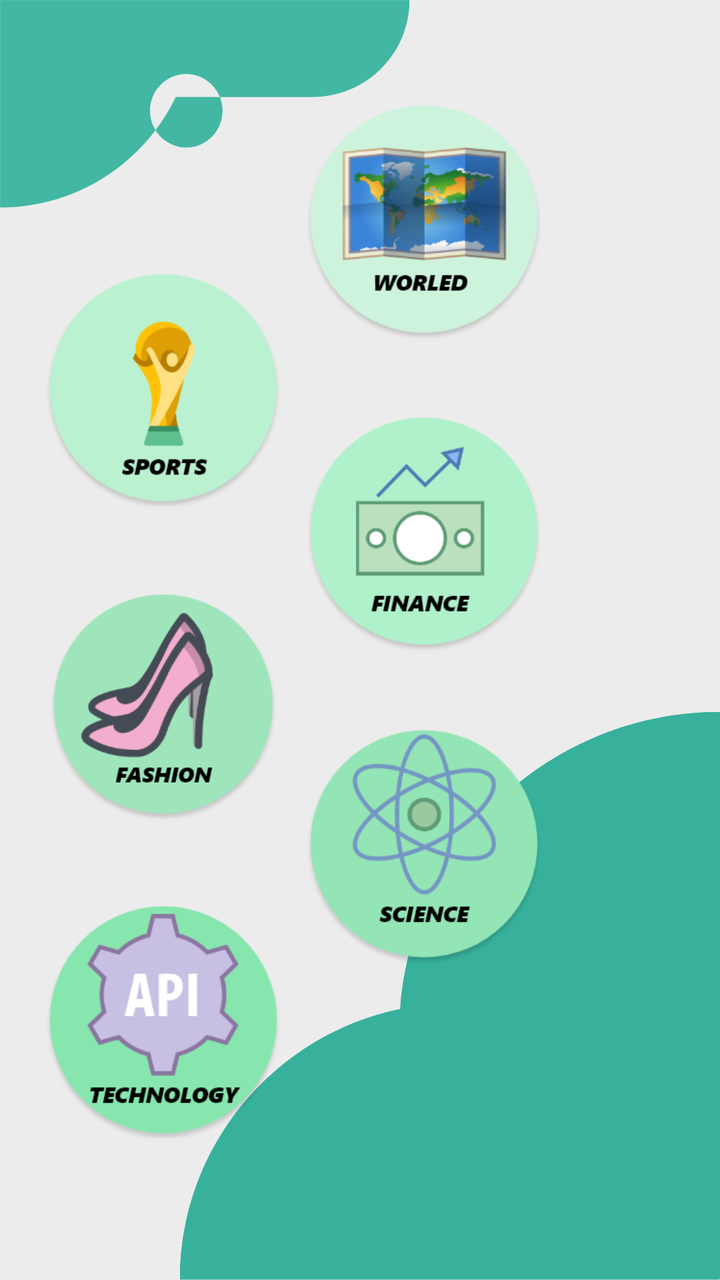
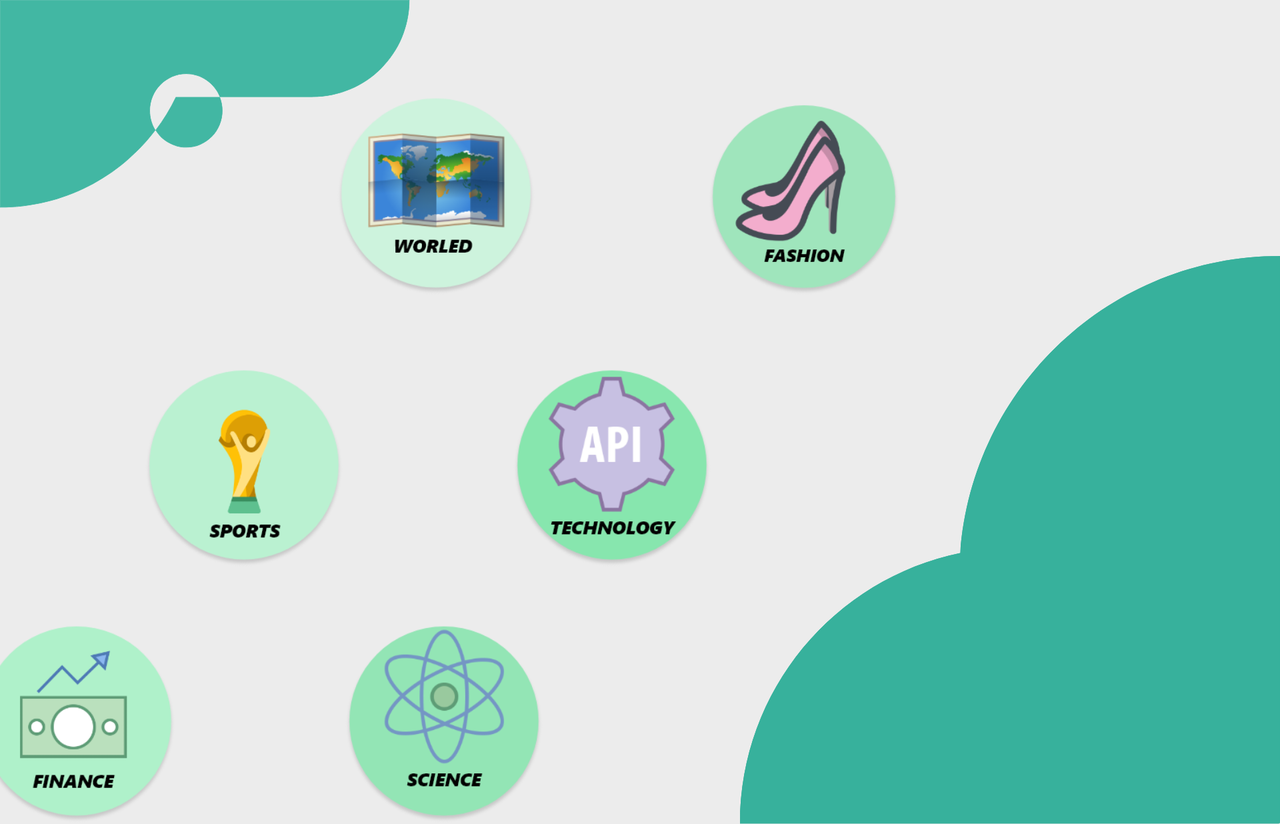

One screen, two layout resources from the same app: the default and the repository's alternative for another configuration. Each is rendered where Android would select it; the XML of both is given below.
<!-- AndroidManifest.xml: activity theme Theme.AppCompat.Light.NoActionBar -->
<!-- res/layout/activity_main.xml -->
<?xml version="1.0" encoding="utf-8"?>
<androidx.constraintlayout.widget.ConstraintLayout xmlns:android="http://schemas.android.com/apk/res/android"
    xmlns:app="http://schemas.android.com/apk/res-auto"
    xmlns:tools="http://schemas.android.com/tools"
    android:layout_width="match_parent"
    android:layout_height="match_parent"
    android:background="@color/backgraound"
    tools:context=".MainActivity">

    <ImageView
        android:id="@+id/imageView2"
        android:layout_width="wrap_content"
        android:layout_height="wrap_content"
        android:scaleType="centerInside"
        android:src="@drawable/hmmm"
        app:layout_constraintStart_toStartOf="parent"
        app:layout_constraintTop_toTopOf="parent" />

    <ImageView
        android:id="@+id/imageView"
        android:layout_width="wrap_content"
        android:layout_height="wrap_content"
        android:src="@drawable/unionland"
        app:layout_constraintBottom_toBottomOf="parent"
        app:layout_constraintEnd_toEndOf="parent" />

    <ImageView
        android:id="@+id/World_news"
        android:layout_width="120dp"
        android:layout_height="120dp"
        android:layout_marginEnd="88dp"
        android:src="@drawable/world"
        app:layout_constraintBottom_toBottomOf="parent"
        app:layout_constraintEnd_toEndOf="parent"
        app:layout_constraintTop_toTopOf="parent"
        app:layout_constraintVertical_bias="0.099" />

    <ImageView
        android:id="@+id/finance"
        android:layout_width="120dp"
        android:layout_height="120dp"
        android:layout_marginTop="36dp"
        android:layout_marginEnd="88dp"
        android:src="@drawable/finance"
        app:layout_constraintEnd_toEndOf="parent"
        app:layout_constraintTop_toBottomOf="@+id/World_news" />

    <ImageView
        android:id="@+id/sport"
        android:layout_width="120dp"
        android:layout_height="120dp"
        android:src="@drawable/sport"
        app:layout_constraintBottom_toBottomOf="parent"
        app:layout_constraintEnd_toStartOf="@+id/World_news"
        app:layout_constraintHorizontal_bias="0.682"
        app:layout_constraintStart_toStartOf="parent"
        app:layout_constraintTop_toTopOf="parent"
        app:layout_constraintVertical_bias="0.261" />

    <ImageView
        android:id="@+id/techno"
        android:layout_width="120dp"
        android:layout_height="120dp"
        android:layout_marginTop="36dp"
        android:layout_marginBottom="25dp"
        android:src="@drawable/tec"
        app:layout_constraintBottom_toBottomOf="parent"
        app:layout_constraintEnd_toStartOf="@+id/seince"
        app:layout_constraintHorizontal_bias="0.682"
        app:layout_constraintStart_toStartOf="parent"
        app:layout_constraintTop_toBottomOf="@+id/fashion"
        app:layout_constraintVertical_bias="0.084" />

    <ImageView
        android:id="@+id/seince"
        android:layout_width="120dp"
        android:layout_height="120dp"
        android:layout_marginTop="36dp"
        android:layout_marginEnd="88dp"
        android:layout_marginBottom="150dp"
        android:src="@drawable/seince"
        app:layout_constraintBottom_toBottomOf="parent"
        app:layout_constraintEnd_toEndOf="parent"
        app:layout_constraintTop_toBottomOf="@+id/finance"
        app:layout_constraintVertical_bias="0.048" />

    <ImageView
        android:id="@+id/fashion"
        android:layout_width="120dp"
        android:layout_height="120dp"
        android:layout_marginTop="36dp"
        android:src="@drawable/fashion"
        app:layout_constraintEnd_toStartOf="@+id/finance"
        app:layout_constraintHorizontal_bias="0.682"
        app:layout_constraintStart_toStartOf="parent"
        app:layout_constraintTop_toBottomOf="@+id/sport" />

</androidx.constraintlayout.widget.ConstraintLayout>
<!-- resources referenced by this layout -->
<resources>
  <color name="backgraound">#ECECEC</color>
  <!-- drawable fashion: png bitmap (drawable-hdpi, 11125 bytes) -->
  <!-- drawable finance: png bitmap (drawable-hdpi, 8348 bytes) -->
  <!-- drawable hmmm: png bitmap (drawable-hdpi, 4377 bytes) -->
  <!-- drawable seince: png bitmap (drawable-hdpi, 11714 bytes) -->
  <!-- drawable sport: png bitmap (drawable-hdpi, 7915 bytes) -->
  <!-- drawable tec: png bitmap (drawable-hdpi, 10272 bytes) -->
  <!-- drawable unionland: png bitmap (drawable-hdpi, 10162 bytes) -->
  <!-- drawable world: png bitmap (drawable-hdpi, 14982 bytes) -->
</resources>
<!-- res/layout-land/activity_main.xml (the repository's variant of the layout above) -->
<!-- drawn on the phone turned sideways -->
<?xml version="1.0" encoding="utf-8"?>
<ScrollView xmlns:android="http://schemas.android.com/apk/res/android"
    xmlns:app="http://schemas.android.com/apk/res-auto"
    xmlns:tools="http://schemas.android.com/tools"
    android:layout_width="match_parent"
    android:layout_height="match_parent"
    android:background="@color/backgraound"
    tools:context=".MainActivity">

<androidx.constraintlayout.widget.ConstraintLayout
    android:layout_width="match_parent"
    android:layout_height="match_parent"
    >
    <ImageView
        android:id="@+id/imageView2"
        android:layout_width="wrap_content"
        android:layout_height="wrap_content"
        android:scaleType="centerInside"
        android:src="@drawable/hmmm"
        app:layout_constraintStart_toStartOf="parent"
        app:layout_constraintTop_toTopOf="parent" />

    <ImageView
        android:id="@+id/imageView"
        android:layout_width="wrap_content"
        android:layout_height="wrap_content"
        android:src="@drawable/unionland"
        app:layout_constraintBottom_toBottomOf="parent"
        app:layout_constraintEnd_toEndOf="parent" />

    <ImageView
        android:id="@+id/finance"
        android:layout_width="100dp"
        android:layout_height="100dp"
        android:layout_marginTop="28dp"
        android:layout_marginEnd="84dp"
        android:src="@drawable/finance"
        app:layout_constraintEnd_toStartOf="@+id/seince"
        app:layout_constraintTop_toBottomOf="@+id/sport" />

    <ImageView
        android:id="@+id/sport"
        android:layout_width="100dp"
        android:layout_height="100dp"
        android:layout_marginTop="36dp"
        android:layout_marginEnd="84dp"
        android:src="@drawable/sport"
        app:layout_constraintEnd_toStartOf="@+id/techno"
        app:layout_constraintTop_toBottomOf="@+id/World_news" />

    <ImageView
        android:id="@+id/techno"
        android:layout_width="100dp"
        android:layout_height="100dp"
        android:layout_marginTop="36dp"
        android:layout_marginEnd="284dp"
        android:src="@drawable/tec"
        app:layout_constraintEnd_toEndOf="parent"
        app:layout_constraintTop_toBottomOf="@+id/fashion" />

    <ImageView
        android:id="@+id/fashion"
        android:layout_width="100dp"
        android:layout_height="100dp"
        android:layout_marginTop="48dp"
        android:layout_marginEnd="188dp"
        android:src="@drawable/fashion"
        app:layout_constraintEnd_toEndOf="parent"
        app:layout_constraintTop_toTopOf="parent" />

    <ImageView
        android:id="@+id/seince"
        android:layout_width="100dp"
        android:layout_height="100dp"
        android:layout_marginTop="28dp"
        android:layout_marginEnd="368dp"
        android:src="@drawable/seince"
        app:layout_constraintEnd_toEndOf="parent"
        app:layout_constraintTop_toBottomOf="@+id/techno" />

    <ImageView
        android:id="@+id/World_news"
        android:layout_width="100dp"
        android:layout_height="100dp"
        android:layout_marginTop="48dp"
        android:layout_marginEnd="84dp"
        android:src="@drawable/world"
        app:layout_constraintEnd_toStartOf="@+id/fashion"
        app:layout_constraintTop_toTopOf="parent" />

</androidx.constraintlayout.widget.ConstraintLayout><![CDATA[" />

    ]]>
</ScrollView>
